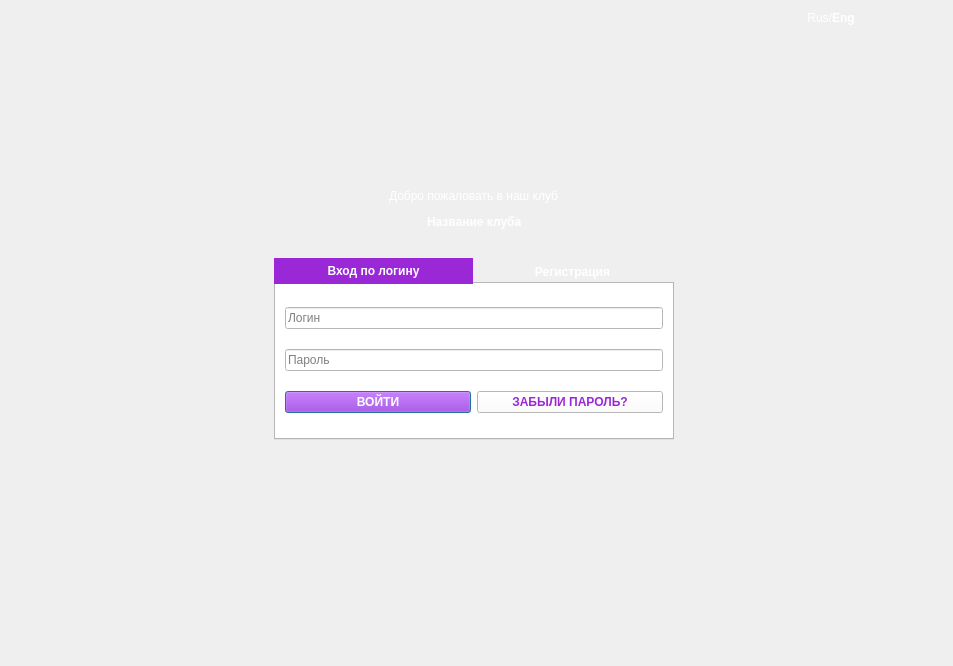
<?xml version="1.0" encoding="UTF-8"?>
<ui version="4.0">
 <class>GamerUIWidget</class>
 <widget class="QWidget" name="GamerUIWidget">
  <property name="geometry">
   <rect>
    <x>0</x>
    <y>0</y>
    <width>953</width>
    <height>666</height>
   </rect>
  </property>
  <property name="windowTitle">
   <string/>
  </property>
  <property name="styleSheet">
   <string notr="true">QWidget#GamerUIWidget
{
	border-image: url(:/ui/logon_background.bmp) 0 0 0 0 stretch stretch;
}

QTabWidget
{
background-color: white;
}

QTabWidget#TabWidgetMain
{
min-width: 400;
max-width: 400;
}

QTabWidget::tab-bar
{
alignment: center;
}

QTabBar::tab
{
background: transparent;
width: 199;
font: bold;
color: white;
}

QTabBar::tab:selected
{
background: rgb(154, 40, 214)
}

QLabel
{
color: white;
}

QLineEdit
{
background-color: white;
border-color: black
}

QPushButton
{
background-color: white;
border-color: black;
color: rgb(154, 40, 214);
font: bold;
}

QPushButton::default
{
background-color: rgb(154, 40, 214);
border-color: black;
color: white
}

QMessageBox
{
background-color: white;
border-color: black;
color: rgb(154, 40, 214);
font: bold;
}

QMessageBox QLabel
{
color: black;
}
</string>
  </property>
  <layout class="QHBoxLayout" name="horizontalLayout_6">
   <item>
    <layout class="QVBoxLayout" name="verticalLayout_5">
     <item>
      <spacer name="horizontalSpacer_5">
       <property name="orientation">
        <enum>Qt::Horizontal</enum>
       </property>
       <property name="sizeHint" stdset="0">
        <size>
         <width>98</width>
         <height>643</height>
        </size>
       </property>
      </spacer>
     </item>
    </layout>
   </item>
   <item>
    <layout class="QVBoxLayout" name="verticalLayout_6">
     <item>
      <spacer name="verticalSpacer_2">
       <property name="orientation">
        <enum>Qt::Vertical</enum>
       </property>
       <property name="sizeHint" stdset="0">
        <size>
         <width>20</width>
         <height>40</height>
        </size>
       </property>
      </spacer>
     </item>
     <item>
      <layout class="QHBoxLayout" name="horizontalLayout">
       <item>
        <spacer name="horizontalSpacer_2">
         <property name="orientation">
          <enum>Qt::Horizontal</enum>
         </property>
         <property name="sizeHint" stdset="0">
          <size>
           <width>40</width>
           <height>20</height>
          </size>
         </property>
        </spacer>
       </item>
       <item>
        <widget class="QLabel" name="labelWelcome">
         <property name="text">
          <string>Добро пожаловать в наш клуб</string>
         </property>
        </widget>
       </item>
       <item>
        <spacer name="horizontalSpacer">
         <property name="orientation">
          <enum>Qt::Horizontal</enum>
         </property>
         <property name="sizeHint" stdset="0">
          <size>
           <width>40</width>
           <height>20</height>
          </size>
         </property>
        </spacer>
       </item>
      </layout>
     </item>
     <item>
      <layout class="QHBoxLayout" name="horizontalLayout_2">
       <item>
        <spacer name="horizontalSpacer_3">
         <property name="orientation">
          <enum>Qt::Horizontal</enum>
         </property>
         <property name="sizeHint" stdset="0">
          <size>
           <width>40</width>
           <height>20</height>
          </size>
         </property>
        </spacer>
       </item>
       <item>
        <widget class="QLabel" name="labelClubName">
         <property name="font">
          <font>
           <weight>75</weight>
           <bold>true</bold>
          </font>
         </property>
         <property name="text">
          <string>Название клуба</string>
         </property>
        </widget>
       </item>
       <item>
        <spacer name="horizontalSpacer_4">
         <property name="orientation">
          <enum>Qt::Horizontal</enum>
         </property>
         <property name="sizeHint" stdset="0">
          <size>
           <width>40</width>
           <height>20</height>
          </size>
         </property>
        </spacer>
       </item>
      </layout>
     </item>
     <item>
      <spacer name="verticalSpacer_3">
       <property name="orientation">
        <enum>Qt::Vertical</enum>
       </property>
       <property name="sizeType">
        <enum>QSizePolicy::Minimum</enum>
       </property>
       <property name="sizeHint" stdset="0">
        <size>
         <width>20</width>
         <height>20</height>
        </size>
       </property>
      </spacer>
     </item>
     <item>
      <layout class="QHBoxLayout" name="horizontalLayout_4">
       <item>
        <spacer name="horizontalSpacer_7">
         <property name="orientation">
          <enum>Qt::Horizontal</enum>
         </property>
         <property name="sizeHint" stdset="0">
          <size>
           <width>40</width>
           <height>20</height>
          </size>
         </property>
        </spacer>
       </item>
       <item>
        <layout class="QVBoxLayout" name="verticalLayout">
         <item>
          <widget class="QTabWidget" name="tabWidgetMain">
           <property name="sizePolicy">
            <sizepolicy hsizetype="Fixed" vsizetype="Expanding">
             <horstretch>0</horstretch>
             <verstretch>0</verstretch>
            </sizepolicy>
           </property>
           <property name="minimumSize">
            <size>
             <width>400</width>
             <height>0</height>
            </size>
           </property>
           <property name="maximumSize">
            <size>
             <width>400</width>
             <height>16777215</height>
            </size>
           </property>
           <property name="styleSheet">
            <string notr="true"/>
           </property>
           <property name="tabPosition">
            <enum>QTabWidget::North</enum>
           </property>
           <property name="tabShape">
            <enum>QTabWidget::Rounded</enum>
           </property>
           <property name="currentIndex">
            <number>0</number>
           </property>
           <property name="documentMode">
            <bool>false</bool>
           </property>
           <widget class="QWidget" name="tabLogon">
            <attribute name="title">
             <string>Вход по логину</string>
            </attribute>
            <layout class="QVBoxLayout" name="verticalLayout_2">
             <item>
              <widget class="QLineEdit" name="lineEditLogonLogin">
               <property name="inputMask">
                <string/>
               </property>
               <property name="text">
                <string/>
               </property>
               <property name="placeholderText">
                <string>Логин</string>
               </property>
              </widget>
             </item>
             <item>
              <widget class="QLineEdit" name="lineEditLogonPassword">
               <property name="echoMode">
                <enum>QLineEdit::Password</enum>
               </property>
               <property name="placeholderText">
                <string>Пароль</string>
               </property>
              </widget>
             </item>
             <item>
              <layout class="QHBoxLayout" name="horizontalLayout_3">
               <item>
                <widget class="QPushButton" name="pushButtonLogon">
                 <property name="text">
                  <string>ВОЙТИ</string>
                 </property>
                 <property name="default">
                  <bool>true</bool>
                 </property>
                </widget>
               </item>
               <item>
                <widget class="QPushButton" name="pushButtonForgotPassword">
                 <property name="text">
                  <string>ЗАБЫЛИ ПАРОЛЬ?</string>
                 </property>
                </widget>
               </item>
              </layout>
             </item>
            </layout>
           </widget>
           <widget class="QWidget" name="tabRegistration">
            <attribute name="title">
             <string>Регистрация</string>
            </attribute>
            <layout class="QVBoxLayout" name="verticalLayout_3">
             <item>
              <widget class="QLineEdit" name="lineEditRegistrationLogin">
               <property name="styleSheet">
                <string notr="true"/>
               </property>
               <property name="placeholderText">
                <string>Логин</string>
               </property>
              </widget>
             </item>
             <item>
              <layout class="QHBoxLayout" name="horizontalLayout_7">
               <item>
                <widget class="QLineEdit" name="lineEditRegistrationPhone">
                 <property name="placeholderText">
                  <string>Телефон</string>
                 </property>
                </widget>
               </item>
               <item>
                <widget class="QLineEdit" name="lineEditRegistrationEmail">
                 <property name="placeholderText">
                  <string>E-mail</string>
                 </property>
                </widget>
               </item>
              </layout>
             </item>
             <item>
              <layout class="QHBoxLayout" name="horizontalLayout_8">
               <item>
                <widget class="QLineEdit" name="lineEditRegistrationPassword">
                 <property name="echoMode">
                  <enum>QLineEdit::Password</enum>
                 </property>
                 <property name="placeholderText">
                  <string>Пароль</string>
                 </property>
                </widget>
               </item>
               <item>
                <widget class="QLineEdit" name="lineEditRegistrationPasswordConfirm">
                 <property name="echoMode">
                  <enum>QLineEdit::Password</enum>
                 </property>
                 <property name="placeholderText">
                  <string>Подтвердите пароль</string>
                 </property>
                </widget>
               </item>
              </layout>
             </item>
             <item>
              <widget class="QComboBox" name="comboBoxRegistrationSource">
               <property name="currentText">
                <string/>
               </property>
               <property name="placeholderText">
                <string>откуда про нас узнали?</string>
               </property>
              </widget>
             </item>
             <item>
              <layout class="QHBoxLayout" name="horizontalLayout_5">
               <item>
                <widget class="QPushButton" name="pushButtonRegister">
                 <property name="text">
                  <string>ЗАРЕГИСТРИРОВАТЬСЯ</string>
                 </property>
                 <property name="default">
                  <bool>true</bool>
                 </property>
                </widget>
               </item>
               <item>
                <widget class="QPushButton" name="pushButtonLogonByRegister">
                 <property name="text">
                  <string>ВОЙТИ</string>
                 </property>
                </widget>
               </item>
              </layout>
             </item>
            </layout>
           </widget>
          </widget>
         </item>
         <item>
          <spacer name="verticalSpacer">
           <property name="orientation">
            <enum>Qt::Vertical</enum>
           </property>
           <property name="sizeHint" stdset="0">
            <size>
             <width>20</width>
             <height>40</height>
            </size>
           </property>
          </spacer>
         </item>
        </layout>
       </item>
       <item>
        <spacer name="horizontalSpacer_8">
         <property name="orientation">
          <enum>Qt::Horizontal</enum>
         </property>
         <property name="sizeHint" stdset="0">
          <size>
           <width>40</width>
           <height>20</height>
          </size>
         </property>
        </spacer>
       </item>
      </layout>
     </item>
     <item>
      <spacer name="verticalSpacer_5">
       <property name="orientation">
        <enum>Qt::Vertical</enum>
       </property>
       <property name="sizeHint" stdset="0">
        <size>
         <width>20</width>
         <height>40</height>
        </size>
       </property>
      </spacer>
     </item>
    </layout>
   </item>
   <item>
    <layout class="QVBoxLayout" name="verticalLayout_4">
     <item>
      <widget class="QLabel" name="labelRusEng">
       <property name="text">
        <string>&lt;html&gt;&lt;head/&gt;&lt;body&gt;&lt;p&gt;Rus/&lt;span style=&quot; font-weight:600;&quot;&gt;Eng&lt;/span&gt;&lt;/p&gt;&lt;/body&gt;&lt;/html&gt;</string>
       </property>
       <property name="textFormat">
        <enum>Qt::RichText</enum>
       </property>
       <property name="alignment">
        <set>Qt::AlignCenter</set>
       </property>
      </widget>
     </item>
     <item>
      <spacer name="verticalSpacer_4">
       <property name="orientation">
        <enum>Qt::Vertical</enum>
       </property>
       <property name="sizeHint" stdset="0">
        <size>
         <width>20</width>
         <height>40</height>
        </size>
       </property>
      </spacer>
     </item>
     <item>
      <spacer name="horizontalSpacer_6">
       <property name="orientation">
        <enum>Qt::Horizontal</enum>
       </property>
       <property name="sizeHint" stdset="0">
        <size>
         <width>178</width>
         <height>17</height>
        </size>
       </property>
      </spacer>
     </item>
    </layout>
   </item>
  </layout>
 </widget>
 <resources/>
 <connections/>
</ui>
